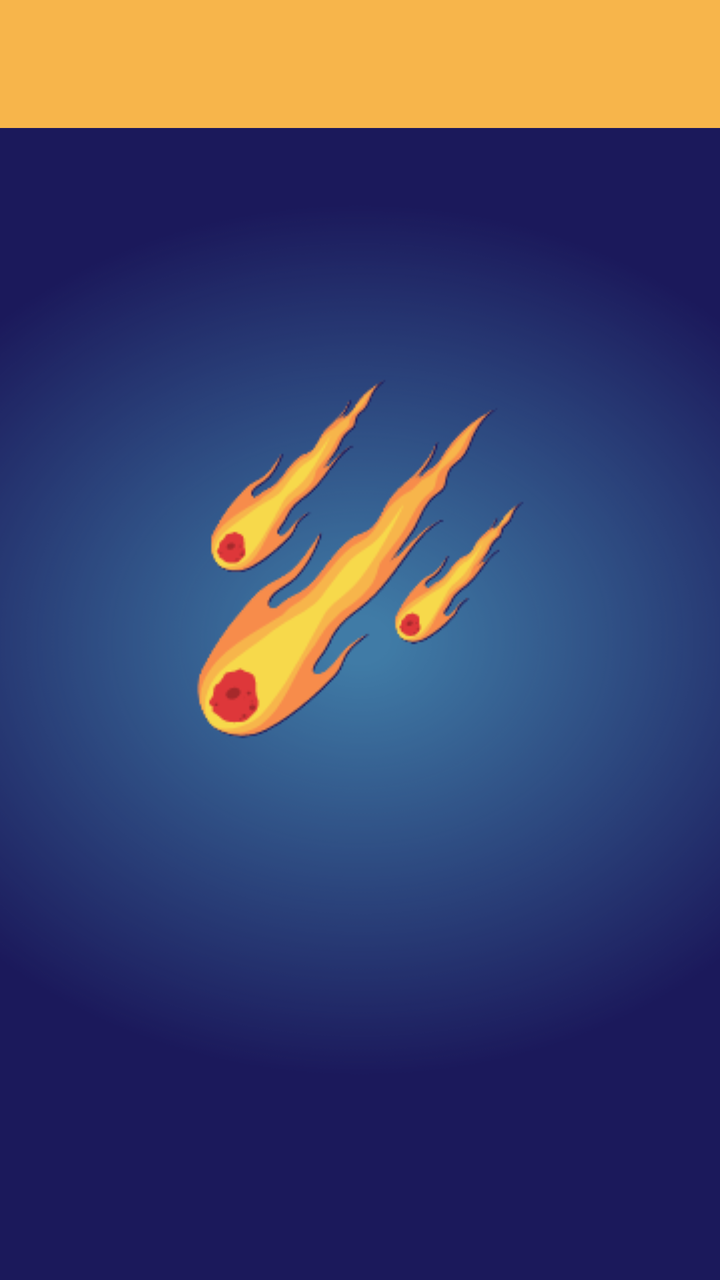
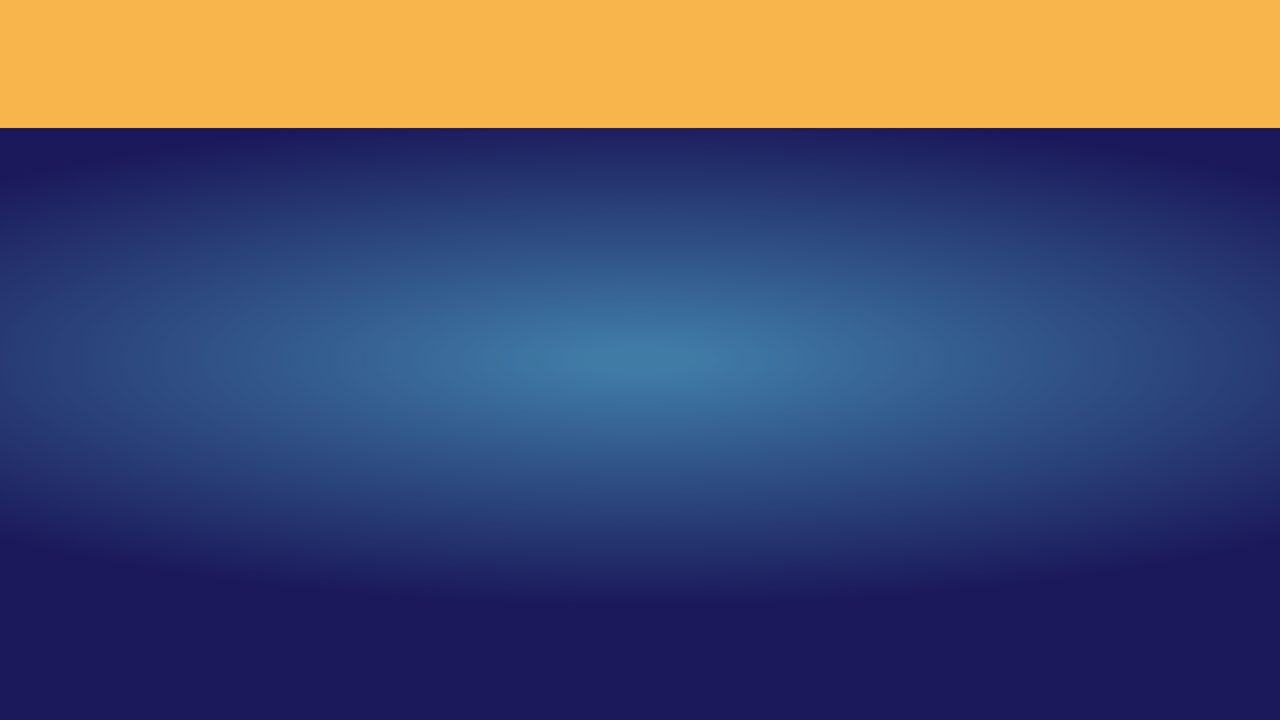

One screen, two layout resources from the same app: the default and the repository's alternative for another configuration. Each is rendered where Android would select it; the XML of both is given below.
<!-- AndroidManifest.xml: application theme Theme.TheMeteorLandingApp -->
<!-- res/layout/activity_results.xml -->
<?xml version="1.0" encoding="utf-8"?>
<layout xmlns:android="http://schemas.android.com/apk/res/android"
    xmlns:app="http://schemas.android.com/apk/res-auto"
    xmlns:tools="http://schemas.android.com/tools">

    <data>
        <variable
            name="api"
            type="com.jassikaa.themeteorlandingapp.APIFormat" />
        <variable
            name="year_blurb"
            type="String" />
        <variable
            name="count"
            type="Integer" />
        <variable
            name="count_blurb"
            type="String" />
    </data>

    <androidx.constraintlayout.widget.ConstraintLayout
        android:layout_width="match_parent"
        android:layout_height="match_parent"
        tools:context=".ResultsActivity">

        <androidx.appcompat.widget.Toolbar
            android:id="@+id/toolbar"
            android:layout_width="match_parent"
            android:layout_height="wrap_content"
            android:background="@color/light_orange"
            android:colorBackground="@color/light_orange"
            android:theme="@style/Base.Theme.TheMeteorLandingApp"
            android:minHeight="?attr/actionBarSize"
            app:layout_constraintEnd_toEndOf="parent"
            app:layout_constraintStart_toStartOf="parent"
            app:layout_constraintTop_toTopOf="parent" />

        <TextView
            android:id="@+id/textViewResultsTitle"
            android:layout_width="wrap_content"
            android:layout_height="64dp"
            android:layout_marginTop="50dp"
            android:layout_marginBottom="5dp"
            android:text="@{year_blurb}"
            android:textColor="#ffffff"
            android:textSize="90px"
            app:layout_constraintTop_toBottomOf="@+id/toolbar"
            app:layout_constraintBottom_toTopOf="@id/imageView2"
            app:layout_constraintEnd_toEndOf="parent"
            app:layout_constraintStart_toStartOf="parent"
            />

        <ImageView
            android:id="@+id/imageView2"
            android:layout_width="wrap_content"
            android:layout_height="wrap_content"
            android:layout_marginTop="8dp"
            android:layout_marginBottom="10dp"
            app:layout_constraintTop_toBottomOf="@+id/textViewResultsTitle"
            app:layout_constraintBottom_toTopOf="@+id/textViewNum"
            app:layout_constraintEnd_toEndOf="parent"
            app:layout_constraintStart_toStartOf="parent"

            app:srcCompat="@drawable/meteor2" />

        <TextView
            android:id="@+id/textViewNum"
            android:layout_width="wrap_content"
            android:layout_height="wrap_content"
            android:layout_marginTop="5dp"
            android:layout_marginBottom="5dp"
            android:text="@{count_blurb}"
            android:textColor="#ffffff"
            android:textSize="90px"
            app:layout_constraintTop_toBottomOf="@+id/imageView2"
            app:layout_constraintBottom_toTopOf="@+id/recycler"
            app:layout_constraintEnd_toEndOf="parent"
            app:layout_constraintStart_toStartOf="parent"
            />


        <androidx.recyclerview.widget.RecyclerView
            android:id="@+id/recycler"
            android:layout_width="match_parent"
            android:layout_height="200dp"
            android:layout_marginStart="11dp"
            android:layout_marginTop="13dp"
            android:layout_marginEnd="11dp"
            android:layout_marginBottom="1dp"
            app:layout_constraintTop_toBottomOf="@+id/textViewNum"
            app:layout_constraintBottom_toBottomOf="parent"
            app:layout_constraintEnd_toEndOf="parent"
            app:layout_constraintStart_toStartOf="parent"
             />




        

    </androidx.constraintlayout.widget.ConstraintLayout>
</layout>
<!-- resources referenced by this layout -->
<resources>
  <color name="light_orange">#f7b54b</color>
  <!-- drawable meteor2: png bitmap (drawable, 19234 bytes) -->
  <style name="Base.Theme.TheMeteorLandingApp" parent="Theme.Material3.DayNight.NoActionBar">
          <item name="android:windowBackground">@drawable/background</item>
          <item name="android:colorPrimary">@color/light_orange</item>
          <item name="android:colorBackground">@color/light_orange</item>
          <item name="android:colorPrimaryDark">@color/dark_blue</item>
          <item name="android:windowContentOverlay">@null</item>
          <item name="android:textColorPrimary">@color/black</item>
          <item name="colorAccent">@color/yellow</item>
          <item name="android:navigationBarColor">@color/dark_blue</item>
          <item name="colorButtonNormal">@color/dark_orange</item>
      </style>
  <style name="Theme.TheMeteorLandingApp" parent="Base.Theme.TheMeteorLandingApp" />
  <!-- drawable background: png bitmap (drawable, 94908 bytes) -->
  <color name="dark_blue">#1b195b</color>
  <color name="black">#FF000000</color>
  <color name="yellow">#f7d94b</color>
  <color name="dark_orange">#f78c4b</color>
</resources>
<!-- res/layout-land/activity_results.xml (the repository's variant of the layout above) -->
<!-- drawn on the phone turned sideways -->
<?xml version="1.0" encoding="utf-8"?>
<layout xmlns:android="http://schemas.android.com/apk/res/android"
    xmlns:app="http://schemas.android.com/apk/res-auto"
    xmlns:tools="http://schemas.android.com/tools">

    <data>
        <variable
            name="api"
            type="com.jassikaa.themeteorlandingapp.APIFormat" />
        <variable
            name="year_blurb"
            type="String" />
        <variable
            name="count"
            type="Integer" />
        <variable
            name="count_blurb"
            type="String" />
    </data>

    <androidx.constraintlayout.widget.ConstraintLayout
        android:layout_width="match_parent"
        android:layout_height="match_parent"
        tools:context=".ResultsActivity">

        <androidx.appcompat.widget.Toolbar
            android:id="@+id/toolbar"
            android:layout_width="match_parent"
            android:layout_height="wrap_content"
            android:background="@color/light_orange"
            android:colorBackground="@color/light_orange"
            android:theme="@style/Base.Theme.TheMeteorLandingApp"
            android:minHeight="?attr/actionBarSize"
            app:layout_constraintEnd_toEndOf="parent"
            app:layout_constraintStart_toStartOf="parent"
            app:layout_constraintTop_toTopOf="parent" />

        <TextView
            android:id="@+id/textViewResultsTitle"
            android:layout_width="wrap_content"
            android:layout_height="64dp"
            android:layout_marginTop="30dp"
            android:layout_marginBottom="5dp"
            android:text="@{year_blurb}"
            android:textColor="#ffffff"
            android:textSize="90px"
            app:layout_constraintTop_toBottomOf="@+id/toolbar"
            app:layout_constraintBottom_toTopOf="@id/textViewNum"
            app:layout_constraintEnd_toEndOf="parent"
            app:layout_constraintStart_toStartOf="parent"
            />


        <TextView
            android:id="@+id/textViewNum"
            android:layout_width="wrap_content"
            android:layout_height="wrap_content"
            android:layout_marginTop="5dp"
            android:layout_marginBottom="5dp"
            android:text="@{count_blurb}"
            android:textColor="#ffffff"
            android:textSize="90px"
            app:layout_constraintTop_toBottomOf="@+id/textViewResultsTitle"
            app:layout_constraintBottom_toTopOf="@+id/recycler"
            app:layout_constraintEnd_toEndOf="parent"
            app:layout_constraintStart_toStartOf="parent"
            />


        <androidx.recyclerview.widget.RecyclerView
            android:id="@+id/recycler"
            android:layout_width="match_parent"
            android:layout_height="200dp"
            android:layout_marginStart="11dp"
            android:layout_marginTop="5dp"
            android:layout_marginEnd="11dp"
            android:layout_marginBottom="1dp"
            app:layout_constraintTop_toBottomOf="@+id/textViewNum"
            app:layout_constraintBottom_toBottomOf="parent"
            app:layout_constraintEnd_toEndOf="parent"
            app:layout_constraintStart_toStartOf="parent"
            />


    </androidx.constraintlayout.widget.ConstraintLayout>
</layout>
<!-- resources referenced by the variant -->
<!-- as the phone turned sideways resolves them -->
<resources>
  <color name="light_orange">#f7b54b</color>
  <style name="Base.Theme.TheMeteorLandingApp" parent="Theme.Material3.DayNight.NoActionBar">
          <item name="android:windowBackground">@drawable/background</item>
          <item name="android:colorPrimary">@color/light_orange</item>
          <item name="android:colorBackground">@color/light_orange</item>
          <item name="android:colorPrimaryDark">@color/dark_blue</item>
          <item name="android:windowContentOverlay">@null</item>
          <item name="android:textColorPrimary">@color/black</item>
          <item name="colorAccent">@color/yellow</item>
          <item name="android:navigationBarColor">@color/dark_blue</item>
          <item name="colorButtonNormal">@color/dark_orange</item>
      </style>
  <style name="Theme.TheMeteorLandingApp" parent="Base.Theme.TheMeteorLandingApp" />
  <!-- drawable background: png bitmap (drawable, 94908 bytes) -->
  <color name="dark_blue">#1b195b</color>
  <color name="black">#FF000000</color>
  <color name="yellow">#f7d94b</color>
  <color name="dark_orange">#f78c4b</color>
</resources>
